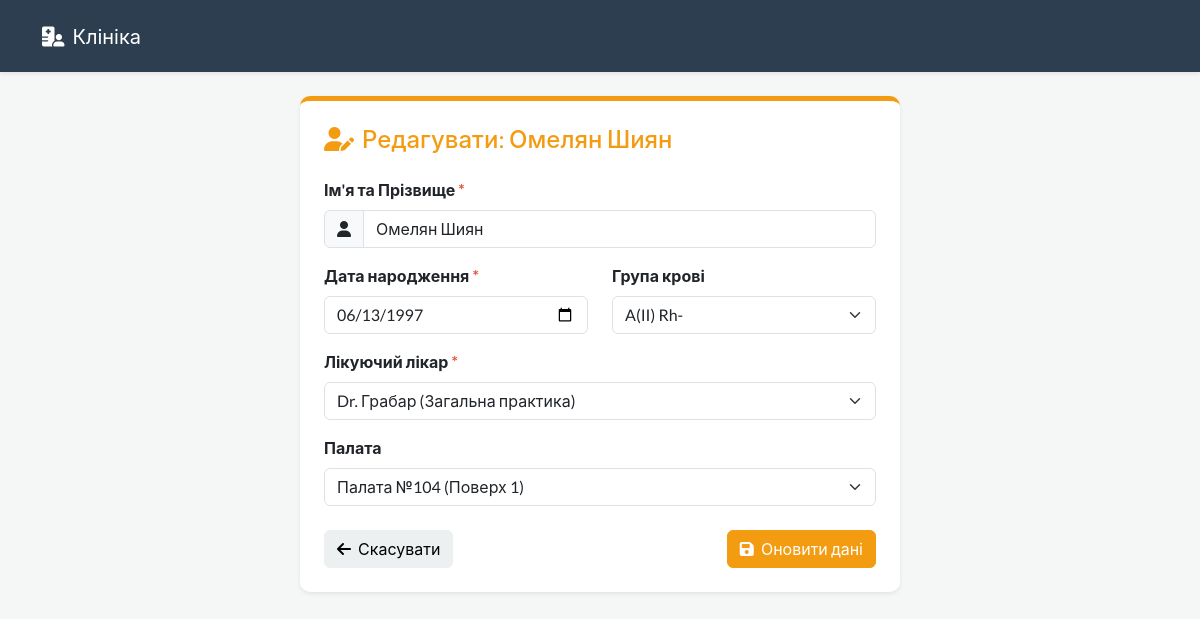
Page /edit/2 on the committed database.
### hospital_dal/models.py (models this page shows)
class Patient(Base):
    __tablename__ = 'patients'
    id = Column(Integer, primary_key=True, autoincrement=True)
    name = Column(String)
    date_of_birth = Column(Date)
    ward_id = Column(Integer, ForeignKey('wards.id'))
    doctor_id = Column(Integer, ForeignKey('doctors.id'))
    ward = relationship("Ward", back_populates="patients")
    doctor = relationship("Doctor", back_populates="patients")
    medical_record = relationship("MedicalRecord", back_populates="patient", uselist=False, cascade="all, delete-orphan")

class MedicalRecord(Base):
    __tablename__ = 'medical_records'
    id = Column(Integer, primary_key=True, autoincrement=True)
    blood_type = Column(String)
    diagnosis = Column(String)
    allergies = Column(String)
    patient_id = Column(Integer, ForeignKey('patients.id'))
    patient = relationship("Patient", back_populates="medical_record")

class Doctor(Base):
    __tablename__ = 'doctors'
    id = Column(Integer, primary_key=True, autoincrement=True)
    name = Column(String)
    specialization = Column(String)
    patients = relationship("Patient", back_populates="doctor")

### app.py (the view, shortened to what this page needs)
@app.route('/edit/<int:patient_id>', methods=['GET', 'POST'])
def edit_patient(patient_id):
    patient = hospital_service.get_patient_by_id(patient_id)
    doctors = hospital_service.get_available_doctors(patient.doctor_id)
    free_wards = hospital_service.get_free_wards()
    wards_for_dropdown = list(free_wards)
    if patient.ward and patient.ward not in wards_for_dropdown:
        wards_for_dropdown.append(patient.ward)
    return render_template('edit.html', patient=patient, doctors=doctors, wards=wards_for_dropdown, blood_types=BLOOD_TYPES)

### hospital_bll/services.py (called while the page is built)
    def get_patient_by_id(self, patient_id: int):
        return self._data_repo.get_patient_by_id(patient_id)

    def get_free_wards(self):
        return self._data_repo.get_free_wards()

    def get_available_doctors(self, current_doctor_id=None):
        return self._data_repo.get_available_doctors(current_doctor_id)

### hospital_dal/repository.py (called while the page is built)
    def get_patient_by_id(self, patient_id: int):
        return self.session.query(Patient).filter(Patient.id == patient_id).first()

    def get_free_wards(self):
        return self.session.query(Ward).filter(Ward.is_free == True).all()

    def get_available_doctors(self, current_doctor_id=None):
        all_doctors = self.session.query(Doctor).all()
        available_doctors = []
        for doc in all_doctors:
            count = self.session.query(Patient).filter(Patient.doctor_id == doc.id).count()
            if count < 5 or doc.id == current_doctor_id:
                available_doctors.append(doc)
        return available_doctors

### templates/edit.html (shortened to what this page needs)
<!DOCTYPE html>
<html lang="uk">
<head>
    <link href="https://cdn.jsdelivr.net/npm/bootswatch@5.3.0/dist/flatly/bootstrap.min.css" rel="stylesheet">
    <link rel="stylesheet" href="https://cdnjs.cloudflare.com/ajax/libs/font-awesome/6.4.0/css/all.min.css">
</head>
<body>
    <nav class="navbar navbar-expand-lg navbar-dark bg-primary shadow-sm mb-4">
        <div class="container">
            <a class="navbar-brand" href="/"><i class="fas fa-hospital-user me-2"></i>Клініка</a>
        </div>
    </nav>
    <div class="container">
        <div class="card shadow-sm p-4 mb-5">
            <h4 class="mb-4 text-warning"><i class="fas fa-user-edit me-2"></i>Редагувати: {{ patient.name }}</h4>
            <form method="POST" action="/edit/{{ patient.id }}">
                <div class="mb-3">
                    <label class="form-label fw-bold">Ім'я та Прізвище <span class="text-danger">*</span></label>
                    <div class="input-group">
                        <span class="input-group-text"><i class="fas fa-user"></i></span>
                        <input type="text" class="form-control" name="name" value="{{ patient.name }}" required>
                    </div>
                </div>
                <div class="row">
                    <div class="col-md-6 mb-3">
                        <label class="form-label fw-bold">Дата народження <span class="text-danger">*</span></label>
                        <input type="date" class="form-control" name="birth_date" value="{{ patient.date_of_birth }}"
                            max="2026-12-31" required>
                    </div>
                    <div class="col-md-6 mb-3">
                        <label class="form-label fw-bold">Група крові</label>
                        <select class="form-select" name="blood_type">
                            {% for b_type in blood_types %}
                            <option value="{{ b_type }}" {% if patient.medical_record and
                                patient.medical_record.blood_type==b_type %}selected{% endif %}>
                                {{ b_type }}
                            </option>
                            {% endfor %}
                        </select>
                    </div>
                </div>
                <div class="mb-3">
                    <label class="form-label fw-bold">Лікуючий лікар <span class="text-danger">*</span></label>
                    <select class="form-select" name="doctor_id" required>
                        {% for doc in doctors %}
                        <option value="{{ doc.id }}" {% if patient.doctor_id==doc.id %}selected{% endif %}>
                            {{ doc.name }} ({{ doc.specialization }})
                        </option>
                        {% endfor %}
                    </select>
                </div>
                <div class="mb-4">
                    <label class="form-label fw-bold">Палата</label>
                    <select class="form-select" name="ward_id">
                        {% for ward in wards %}
                        <option value="{{ ward.id }}" {% if patient.ward_id==ward.id %}selected{% endif %}>
                            Палата №{{ ward.ward_number }} (Поверх {{ ward.floor }})
                        </option>
                        {% endfor %}
                    </select>
                </div>
                <div class="d-flex justify-content-between">
                    <a href="/" class="btn btn-light"><i class="fas fa-arrow-left me-1"></i> Скасувати</a>
                    <button type="submit" class="btn btn-warning"><i class="fas fa-save me-1"></i> Оновити дані</button>
                </div>
            </form>
        </div>
    </div>
</body>
</html>

### templates/edit.html (style rules this page uses)
body { background-color: #f4f7f6; }
.card { border-radius: 10px; border: none; max-width: 600px; margin: 0 auto; border-top: 5px solid #f39c12; }

### rows in the picture
Patient: name "Омелян Шиян", birth_date "06/13/1997", doctor_id "Dr. Грабар (Загальна практика)", ward_id "Палата №104 (Поверх 1)"
MedicalRecord: blood_type "A(II) Rh-"
